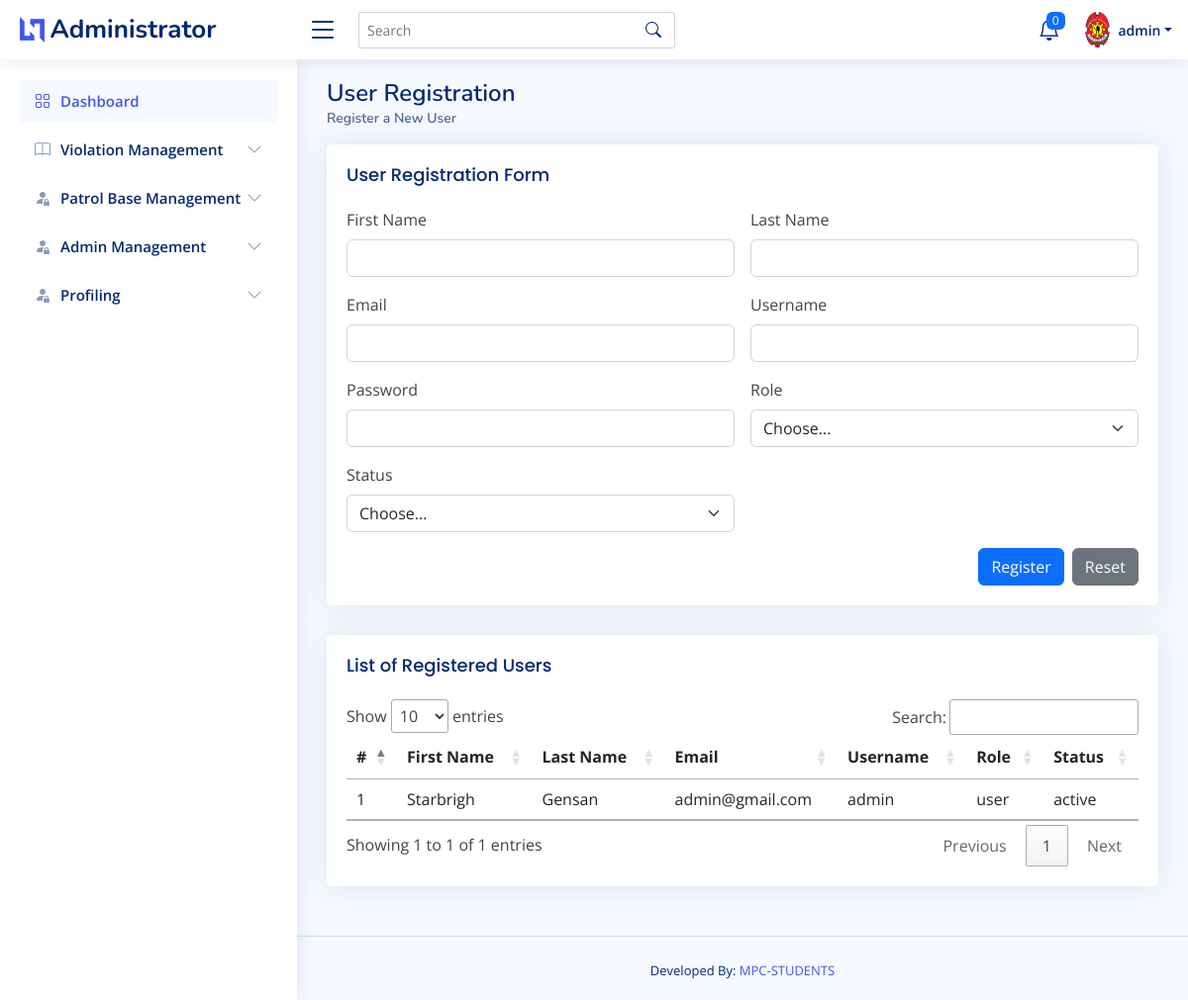
/admin/register_user.php (signed in), run on the app's committed database.
### tables this page shows
CREATE TABLE `user_table`  (
  `user_id` int NOT NULL AUTO_INCREMENT,
  `firstname` varchar(255) NULL DEFAULT NULL,
  `lastname` varchar(255) NULL DEFAULT NULL,
  `role` varchar(255) NULL DEFAULT NULL,
  `username` varchar(255) NULL DEFAULT NULL,
  `password` varchar(255) NULL DEFAULT NULL,
  `date_registered` date NULL DEFAULT current_timestamp,
  `status` varchar(255) NULL DEFAULT NULL,
  `email` varchar(255) NULL DEFAULT NULL,
  PRIMARY KEY (`user_id`) USING BTREE
);

### admin/register_user.php (the view, shortened to what this page needs)
<?php
    include("admin_header.php");
?>
<body>
    <?php
        include("admin_topnav.php");
        include("admin_sidenav.php");
    ?>
    <main id="main" class="main">
        <div class="pagetitle">
            <h1>User Registration</h1>
            <nav>
                <ol class="breadcrumb">
                    <li class="breadcrumb-item active">Register a New User</li>
                </ol>
            </nav>
        </div>
        <section class="section">
            <div class="row">
                <div class="col-lg-12">
                    <div class="card">
                        <div class="card-body">
                            <h5 class="card-title">User Registration Form</h5>
                            <form class="row g-3" action="process/user_registration.php" method="POST">
                                <div class="col-md-6">
                                    <label for="first_name" class="form-label">First Name</label>
                                    <input type="text" class="form-control" id="first_name" name="first_name" required>
                                </div>
                                <div class="col-md-6">
                                    <label for="last_name" class="form-label">Last Name</label>
                                    <input type="text" class="form-control" id="last_name" name="last_name" required>
                                </div>
                                <div class="col-md-6">
                                    <label for="email" class="form-label">Email</label>
                                    <input type="email" class="form-control" id="email" name="email" required>
                                </div>
                                <div class="col-md-6">
                                    <label for="username" class="form-label">Username</label>
                                    <input type="text" class="form-control" id="username" name="username" required>
                                </div>
                                <div class="col-md-6">
                                    <label for="password" class="form-label">Password</label>
                                    <input type="password" class="form-control" id="password" name="password" required>
                                </div>
                                <div class="col-md-6">
                                    <label for="role" class="form-label">Role</label>
                                    <select id="role" name="role" class="form-select" required>
                                        <option selected disabled value="">Choose...</option>
                                    </select>
                                </div>
                                <div class="col-md-6">
                                    <label for="status" class="form-label">Status</label>
                                    <select id="status" name="status" class="form-select" required>
                                        <option selected disabled value="">Choose...</option>
                                    </select>
                                </div>
                                <div class="col-12 d-flex justify-content-end">
                                    <button type="submit" class="btn btn-primary me-2">Register</button>
                                    <button type="reset" class="btn btn-secondary">Reset</button>
                                </div>
                            </form>
                        </div>
                    </div>
                </div>
                <div class="col-lg-12">
                    <div class="card">
                        <div class="card-body">
                            <h5 class="card-title">List of Registered Users</h5>
                            <table class="table table-hover" id="user_datatable">
                                <thead>
                                    <tr>
                                        <th scope="col">#</th>
                                        <th scope="col">First Name</th>
                                        <th scope="col">Last Name</th>
                                        <th scope="col">Email</th>
                                        <th scope="col">Username</th>
                                        <th scope="col">Role</th>
                                        <th scope="col">Status</th>
                                    </tr>
                                </thead>
                                <tbody>
                                    <?php
                                        $stmt = $connection->prepare("SELECT * FROM user_table");
                                        $stmt->execute();
                                        $result = $stmt->get_result();
                                        $count = 1;
                                        while($row = $result->fetch_assoc()) {
                                            echo "<tr>";
                                            echo "<td>".$count."</td>";
                                            echo "<td>".$row['firstname']."</td>";
                                            echo "<td>".$row['lastname']."</td>";
                                            echo "<td>".$row['email']."</td>";
                                            echo "<td>".$row['username']."</td>";
                                            echo "<td>".$row['role']."</td>";
                                            echo "<td>".$row['status']."</td>";
                                            echo "</tr>";
                                            $count++;
                                        }
                                    ?>
                                </tbody>
                            </table>
                        </div>
                    </div>
                </div>
            </div>
        </section>
    </main>
    <?php
        include("admin_footer.php");
    ?>
</body>
</html>

### assets/css/style.css (style rules this page uses)
:root { scroll-behavior: smooth; }
body { font-family: "Open Sans", sans-serif; background: #f6f9ff; color: #444444; }
h1, h2, h3, h4, h5, h6 { font-family: "Nunito", sans-serif; }
#main { margin-top: 60px; padding: 20px 30px; transition: all 0.3s; }
.pagetitle { margin-bottom: 10px; }
.pagetitle h1 { font-size: 24px; margin-bottom: 0; font-weight: 600; color: #012970; }
.card { margin-bottom: 30px; border: none; border-radius: 5px; box-shadow: 0px 0 30px rgba(1, 41, 112, 0.1); }
.card-title { padding: 20px 0 15px 0; font-size: 18px; font-weight: 500; color: #012970; font-family: "Poppins", sans-serif; }
.card-body { padding: 0 20px 20px 20px; }
.breadcrumb { font-size: 14px; font-family: "Nunito", sans-serif; color: #899bbd; font-weight: 600; }
.breadcrumb .breadcrumb-item::before { color: #899bbd; }
.breadcrumb .active { color: #51678f; font-weight: 600; }
@media (min-width: 1200px) { #main, #footer { margin-left: 300px; } }

### data on the page
user_table: firstname "Starbrigh", lastname "Gensan", email "admin@gmail.com", username "admin", role "user", status "active"

### other printed values
$release_result_count "0"
$_SESSION['username'] "admin"
